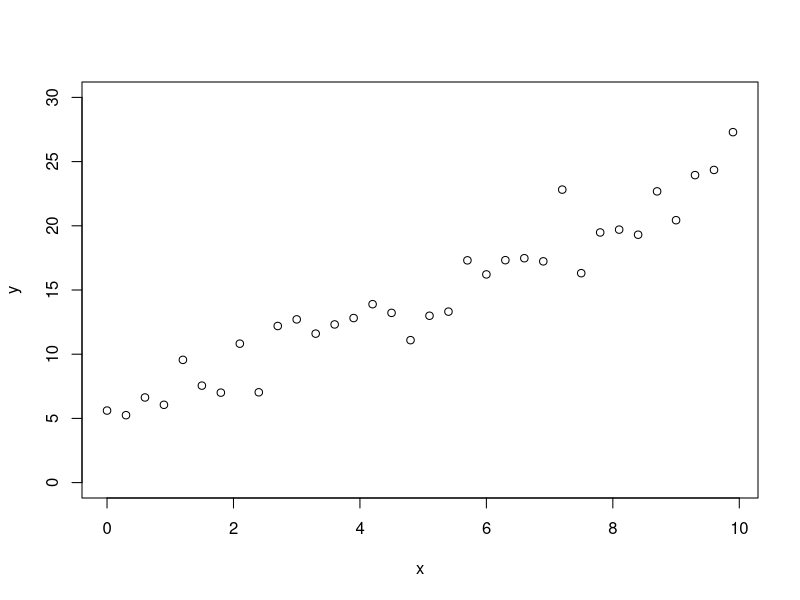
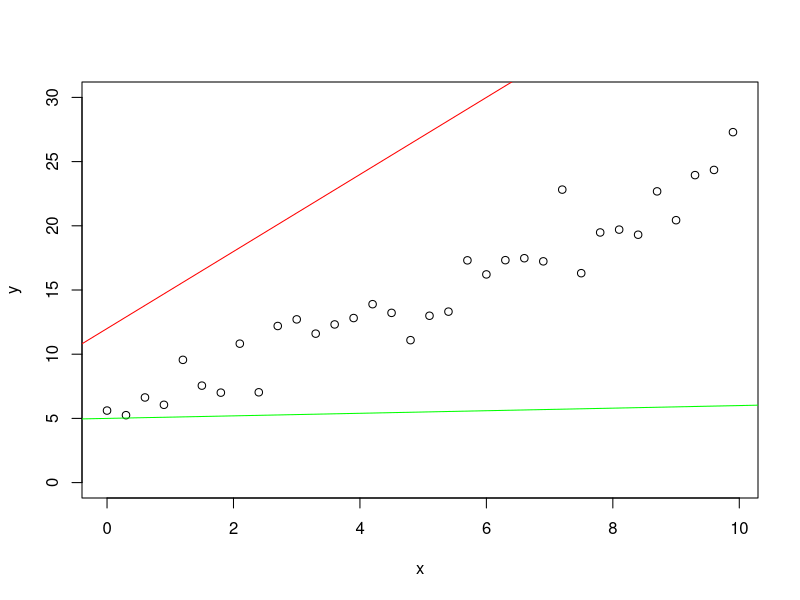
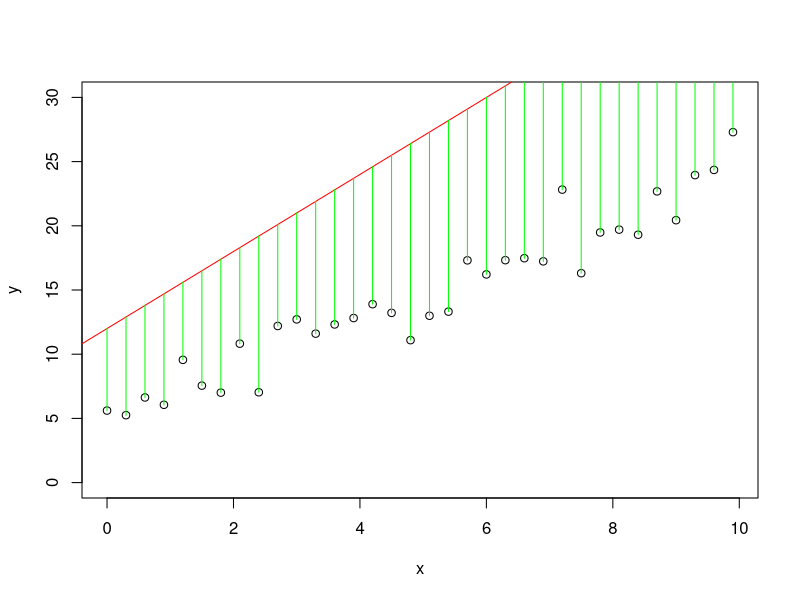
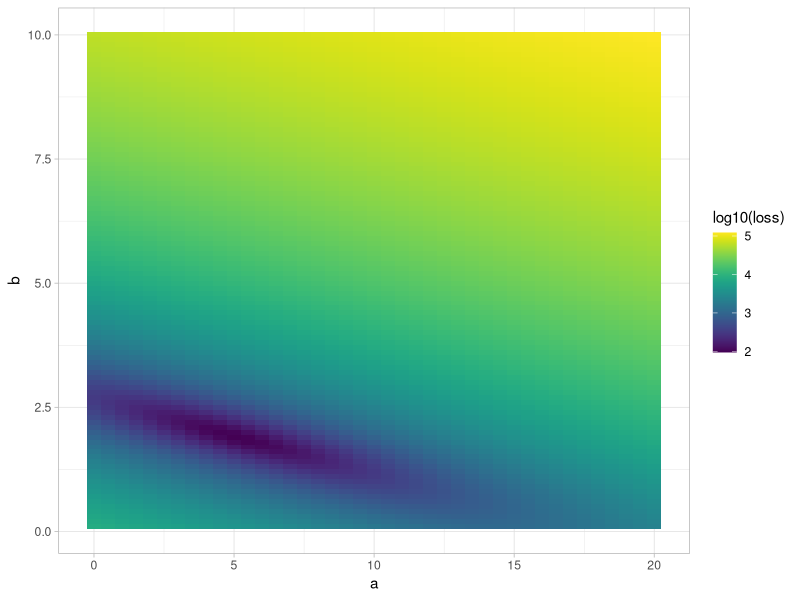
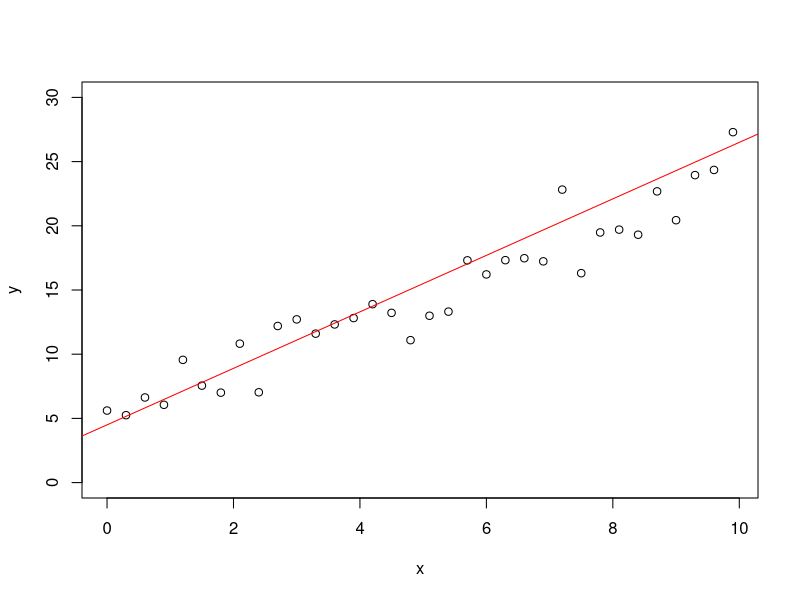

The R source for these figures, in order:
## ---- chunk 1
knitr::opts_chunk$set(echo = TRUE, warning = FALSE, message = FALSE)
## ---- chunk 2
library(tidyverse)
## ---- chunk 3
## This is the vector of x
x <- seq(0,10,0.3)

## I put everything in a tibble
dummy_data <- tibble(x = x, 
                     y = 2*x+5 + rnorm(length(x),0,2))

dummy_data

## ---- chunk 4
plot(y~x, data = dummy_data , ylim = c(0,30))
## ---- chunk 5
plot(y~x, data = dummy_data , ylim = c(0,30))
abline(a = 12, b=3, col = "red")
abline(a = 5, b=0.1, col = "green")
## ---- chunk 6
## here I add the predictions to my data
dummy_data$pred <- dummy_data$x*3 + 12
## ---- chunk 7
plot(y~x, data = dummy_data , ylim = c(0,30))
abline(a = 12, b=3, col = "red")
segments(x0 = dummy_data$x, y0 = dummy_data$y, y1 = dummy_data$pred, col = "green")
## ---- chunk 8
search_grid <- expand_grid(a = seq(0,20,0.5), b = seq(0.1,10,0.1))

head(search_grid)
## ---- chunk 9
search_grid <- search_grid %>% 
  mutate(pred = map2(a,b, function(a,b) a + b*dummy_data$x)) %>% 
  mutate(res = map(pred, ~.x-dummy_data$y)) %>% 
  mutate(loss = map_dbl(res, ~sum(.x^2)))

head(search_grid)
## ---- chunk 10
library(viridis)

search_grid %>% 
  ggplot() + 
  geom_tile(aes(x = a, y = b, fill = log10(loss))) + 
  scale_fill_viridis() +
  theme_light()
## ---- chunk 11
search_grid %>% 
  slice_min(loss)
## ---- chunk 12
plot(y~x, data = dummy_data , ylim = c(0,30))
abline(a = 4.5, b=2.2, col = "red")

